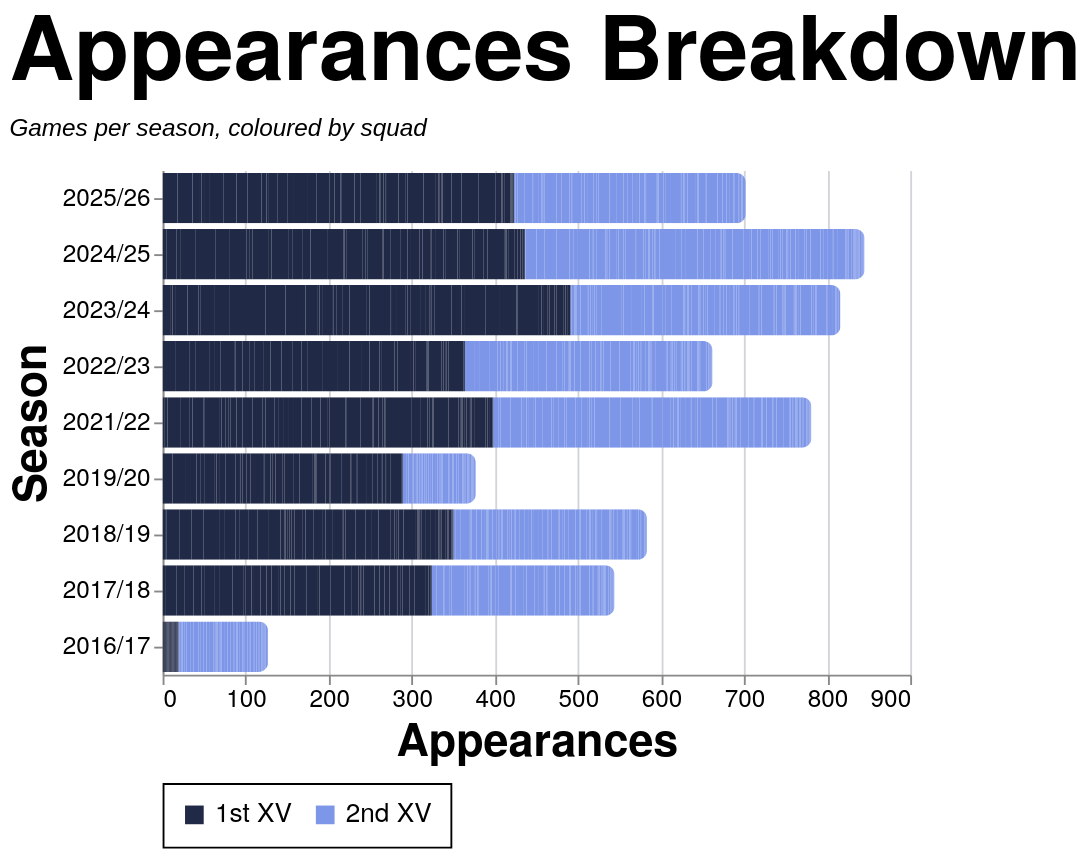

Specify this chart in Vega-Lite:
### Vega-Lite specification from a JSON file in a GitHub repository (floating-point values rounded to 4 significant figures; data arrays with more than 128 entries replaced by an {"elided": "..."} marker saying what was removed)
{"config": {"axis": {"labelFont": "PT Sans Narrow, Helvetica Neue, Helvetica, Arial, sans-serif", "titleFont": "PT Sans Narrow, Helvetica Neue, Helvetica, Arial, sans-serif", "labelFontSize": 13, "titleFontSize": 24, "gridColor": "#202947", "gridOpacity": 0.2, "zindex": 1}, "text": {"font": "Lato, sans-serif"}, "bar": {"cornerRadiusEnd": 5}, "header": {"labelFont": "PT Sans Narrow, Helvetica Neue, Helvetica, Arial, sans-serif", "titleFont": "PT Sans Narrow, Helvetica Neue, Helvetica, Arial, sans-serif", "labelFontSize": 24, "titleFontSize": 28, "labelFontWeight": "bold", "orient": "left"}, "legend": {"labelFont": "PT Sans Narrow, Helvetica Neue, Helvetica, Arial, sans-serif", "titleFont": "PT Sans Narrow, Helvetica Neue, Helvetica, Arial, sans-serif", "labelFontSize": 14, "titleFontSize": 16, "titlePadding": 5, "fillColor": "white", "strokeColor": "black", "padding": 10, "titleFontWeight": "lighter", "titleFontStyle": "italic", "titleColor": "gray", "offset": 10}, "title": {"font": "PT Sans Narrow, Helvetica Neue, Helvetica, Arial, sans-serif", "fontSize": 48, "fontWeight": "bold", "anchor": "start", "align": "center", "titlePadding": 20, "subtitlePadding": 10, "subtitleFontSize": 13, "subtitleColor": "", "subtitleFontStyle": "italic", "offset": 15, "color": "black"}, "axisX": {"labelAngle": 0}, "facet": {"title": null, "header": null, "align": {"row": "each", "column": "each"}, "spacing": 10}, "resolve": {"scale": {"y": "independent", "facet": "independent"}}, "background": "transparent", "scale": {"offsetBandPaddingOuter": 0.2, "offsetBandPaddingInner": 0.1}, "view": {"stroke": null, "background": "transparent"}}, "data": {"name": "data-3bcb3bfc8df1f99253a4010024393216"}, "mark": {"type": "bar"}, "encoding": {"color": {"field": "color_value", "legend": {"orient": "bottom", "title": null}, "scale": {"domain": ["1st XV", "2nd XV"], "range": ["#202946", "#7d96e8"]}, "sort": {"field": "sum(apps)", "op": "sum", "order": "descending"}, "type": "nominal"}, "tooltip": [{"field": "player", "title": "Player", "type": "nominal"}, {"field": "season", "title": "Season", "type": "nominal"}, {"field": "color_value", "title": "Group", "type": "nominal"}, {"aggregate": "sum", "field": "apps", "title": "Appearances", "type": "quantitative"}], "x": {"aggregate": "sum", "field": "apps", "title": "Appearances", "type": "quantitative"}, "y": {"field": "season", "sort": {"field": "season_sort", "op": "max", "order": "descending"}, "title": "Season", "type": "nominal"}}, "height": {"step": 30}, "title": {"text": "Appearances Breakdown", "subtitle": "Games per season, coloured by squad"}, "width": 400, "$schema": "https://vega.github.io/schema/vega-lite/v5.20.1.json", "datasets": {"data-3bcb3bfc8df1f99253a4010024393216": {"elided": "2509 records"}}}
